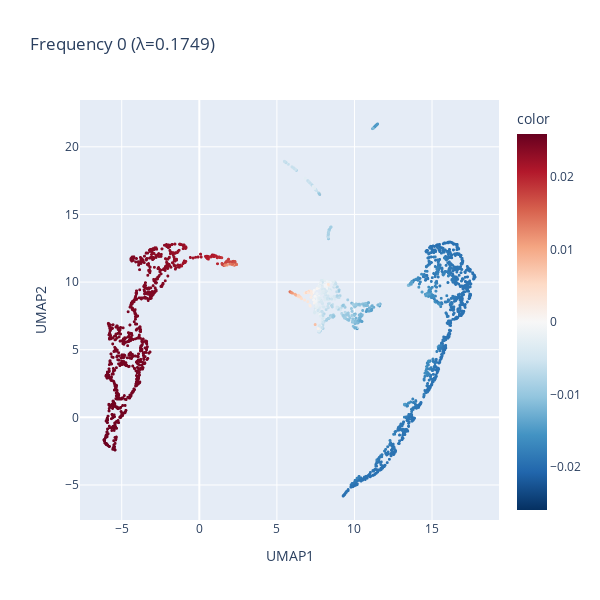
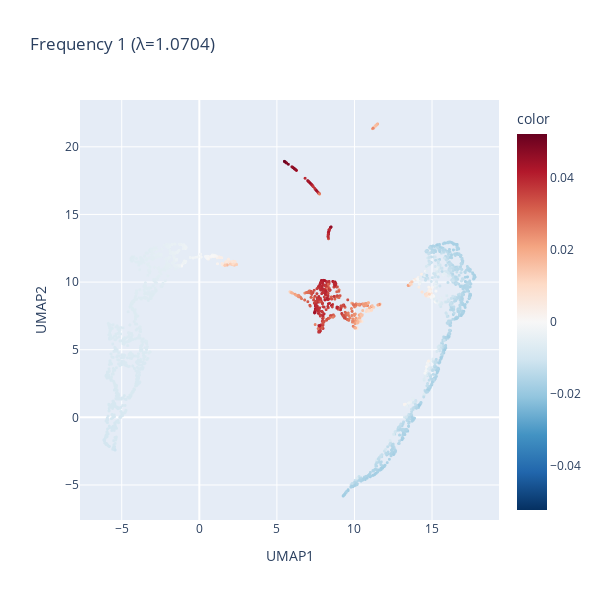
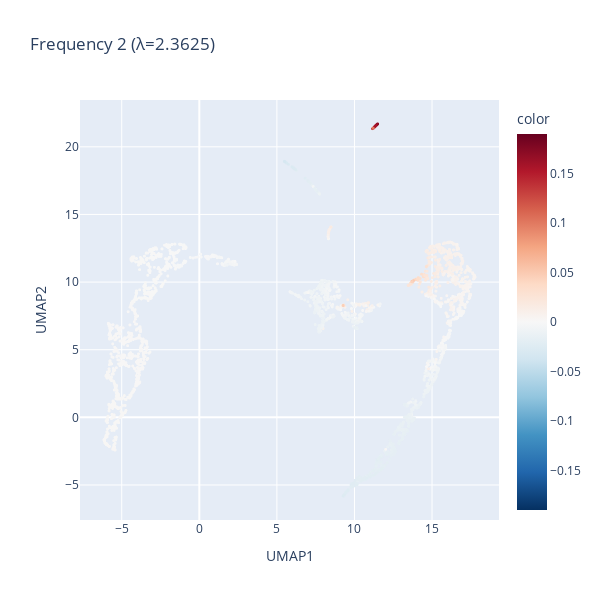
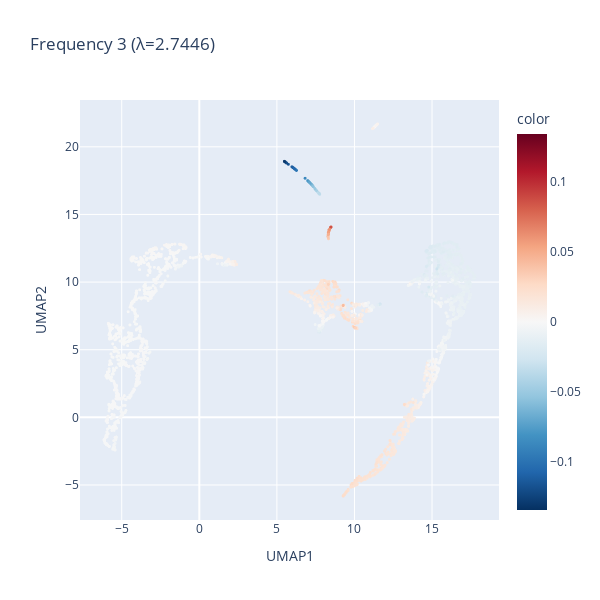

The cell these charts' notebook holds for them, in order:
### Code cell
# Visualize frequency components in their own UMAP space
for i in range(4):
    fig = px.scatter(
        x=freq_umap[:, 0],
        y=freq_umap[:, 1],
        color=adata.obsm["X_freq"][:,i],
        title=f"Frequency {i} (λ={adata.uns['freq_vals'][i]:.4f})",
        labels={"x": "UMAP1", "y": "UMAP2"},
        color_continuous_scale='RdBu_r',
        color_continuous_midpoint=0,
        width=600,
        height=600,
    )
    fig.update_traces(marker=dict(size=3))
    fig.show()

### Figure 1 — Plotly figure (JSON) as saved in the notebook; plotly's stock layout.template omitted (floating-point values rounded to 4 significant figures; data arrays with more than 128 entries replaced by an {"elided": "..."} marker saying what was removed)
{"data": [{"hovertemplate": "UMAP1=%{x}<br>UMAP2=%{y}<br>color=%{marker.color}<extra></extra>", "legendgroup": "", "marker": {"color": {"elided": "2730 float values"}, "coloraxis": "coloraxis", "size": 3, "symbol": "circle"}, "mode": "markers", "name": "", "showlegend": false, "type": "scattergl", "x": {"elided": "2730 float values"}, "xaxis": "x", "y": {"elided": "2730 float values"}, "yaxis": "y"}], "layout": {"coloraxis": {"cmid": 0, "colorbar": {"title": {"text": "color"}}, "colorscale": [[0, "rgb(5,48,97)"], [0.1, "rgb(33,102,172)"], [0.2, "rgb(67,147,195)"], [0.3, "rgb(146,197,222)"], [0.4, "rgb(209,229,240)"], [0.5, "rgb(247,247,247)"], [0.6, "rgb(253,219,199)"], [0.7, "rgb(244,165,130)"], [0.8, "rgb(214,96,77)"], [0.9, "rgb(178,24,43)"], [1, "rgb(103,0,31)"]]}, "height": 600, "legend": {"tracegroupgap": 0}, "title": {"text": "Frequency 0 (λ=0.1749)"}, "width": 600, "xaxis": {"anchor": "y", "domain": [0, 1], "title": {"text": "UMAP1"}}, "yaxis": {"anchor": "x", "domain": [0, 1], "title": {"text": "UMAP2"}}}}

### Figure 2 — Plotly figure (JSON) as saved in the notebook; plotly's stock layout.template omitted (floating-point values rounded to 4 significant figures; data arrays with more than 128 entries replaced by an {"elided": "..."} marker saying what was removed)
{"data": [{"hovertemplate": "UMAP1=%{x}<br>UMAP2=%{y}<br>color=%{marker.color}<extra></extra>", "legendgroup": "", "marker": {"color": {"elided": "2730 float values"}, "coloraxis": "coloraxis", "size": 3, "symbol": "circle"}, "mode": "markers", "name": "", "showlegend": false, "type": "scattergl", "x": {"elided": "2730 float values"}, "xaxis": "x", "y": {"elided": "2730 float values"}, "yaxis": "y"}], "layout": {"coloraxis": {"cmid": 0, "colorbar": {"title": {"text": "color"}}, "colorscale": [[0, "rgb(5,48,97)"], [0.1, "rgb(33,102,172)"], [0.2, "rgb(67,147,195)"], [0.3, "rgb(146,197,222)"], [0.4, "rgb(209,229,240)"], [0.5, "rgb(247,247,247)"], [0.6, "rgb(253,219,199)"], [0.7, "rgb(244,165,130)"], [0.8, "rgb(214,96,77)"], [0.9, "rgb(178,24,43)"], [1, "rgb(103,0,31)"]]}, "height": 600, "legend": {"tracegroupgap": 0}, "title": {"text": "Frequency 1 (λ=1.0704)"}, "width": 600, "xaxis": {"anchor": "y", "domain": [0, 1], "title": {"text": "UMAP1"}}, "yaxis": {"anchor": "x", "domain": [0, 1], "title": {"text": "UMAP2"}}}}

### Figure 3 — Plotly figure (JSON) as saved in the notebook; plotly's stock layout.template omitted (floating-point values rounded to 4 significant figures; data arrays with more than 128 entries replaced by an {"elided": "..."} marker saying what was removed)
{"data": [{"hovertemplate": "UMAP1=%{x}<br>UMAP2=%{y}<br>color=%{marker.color}<extra></extra>", "legendgroup": "", "marker": {"color": {"elided": "2730 float values"}, "coloraxis": "coloraxis", "size": 3, "symbol": "circle"}, "mode": "markers", "name": "", "showlegend": false, "type": "scattergl", "x": {"elided": "2730 float values"}, "xaxis": "x", "y": {"elided": "2730 float values"}, "yaxis": "y"}], "layout": {"coloraxis": {"cmid": 0, "colorbar": {"title": {"text": "color"}}, "colorscale": [[0, "rgb(5,48,97)"], [0.1, "rgb(33,102,172)"], [0.2, "rgb(67,147,195)"], [0.3, "rgb(146,197,222)"], [0.4, "rgb(209,229,240)"], [0.5, "rgb(247,247,247)"], [0.6, "rgb(253,219,199)"], [0.7, "rgb(244,165,130)"], [0.8, "rgb(214,96,77)"], [0.9, "rgb(178,24,43)"], [1, "rgb(103,0,31)"]]}, "height": 600, "legend": {"tracegroupgap": 0}, "title": {"text": "Frequency 2 (λ=2.3625)"}, "width": 600, "xaxis": {"anchor": "y", "domain": [0, 1], "title": {"text": "UMAP1"}}, "yaxis": {"anchor": "x", "domain": [0, 1], "title": {"text": "UMAP2"}}}}

### Figure 4 — Plotly figure (JSON) as saved in the notebook; plotly's stock layout.template omitted (floating-point values rounded to 4 significant figures; data arrays with more than 128 entries replaced by an {"elided": "..."} marker saying what was removed)
{"data": [{"hovertemplate": "UMAP1=%{x}<br>UMAP2=%{y}<br>color=%{marker.color}<extra></extra>", "legendgroup": "", "marker": {"color": {"elided": "2730 float values"}, "coloraxis": "coloraxis", "size": 3, "symbol": "circle"}, "mode": "markers", "name": "", "showlegend": false, "type": "scattergl", "x": {"elided": "2730 float values"}, "xaxis": "x", "y": {"elided": "2730 float values"}, "yaxis": "y"}], "layout": {"coloraxis": {"cmid": 0, "colorbar": {"title": {"text": "color"}}, "colorscale": [[0, "rgb(5,48,97)"], [0.1, "rgb(33,102,172)"], [0.2, "rgb(67,147,195)"], [0.3, "rgb(146,197,222)"], [0.4, "rgb(209,229,240)"], [0.5, "rgb(247,247,247)"], [0.6, "rgb(253,219,199)"], [0.7, "rgb(244,165,130)"], [0.8, "rgb(214,96,77)"], [0.9, "rgb(178,24,43)"], [1, "rgb(103,0,31)"]]}, "height": 600, "legend": {"tracegroupgap": 0}, "title": {"text": "Frequency 3 (λ=2.7446)"}, "width": 600, "xaxis": {"anchor": "y", "domain": [0, 1], "title": {"text": "UMAP1"}}, "yaxis": {"anchor": "x", "domain": [0, 1], "title": {"text": "UMAP2"}}}}
